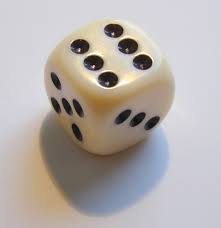
#> input picture test.jpg, 221 x 228 px, found by its file name
$ python cv2.inRange.py
#> lines starting #> are read from the running program, lines starting #| are printed output that depends on the picture; after the words box and inside, x2 and y2 are one past the last pixel; in counts of white or black regions, pixels touching at a corner belong together
import cv2
import numpy as np

###### image filter ######

frame = cv2.imread('/Users/dlrlseong/python/test.jpg')
#> frame is the input picture: shape (228, 221, 3); mean B, G, R 170.8, 173.8, 180.5
# It converts the BGR color space of image to HSV color space
hsv = cv2.cvtColor(frame, cv2.COLOR_BGR2HSV)
#> hsv: shape (228, 221, 3); mean H, S, V 76, 33.6, 186

# Threshold of blue in HSV space
lower_blue = np.array([60, 35, 140])
upper_blue = np.array([180, 255, 255])

# preparing the mask to overlay
mask = cv2.inRange(hsv, lower_blue, upper_blue)
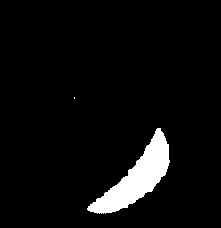
#> mask: shape (228, 221); 5.2% white; 2 white regions (1 under 20 px), largest, box (x1, y1, x2, y2) and area: (87, 128, 170, 214) 2604

# The black region in the mask has the value of 0,
# so when multiplied with original image removes all non-blue regions
result = cv2.bitwise_and(frame, frame, mask = mask)
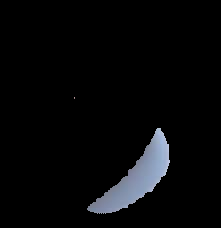
#> result: shape (228, 221, 3); mean B, G, R 9.3, 7.9, 7.3

cv2.imshow('frame', frame)
cv2.imshow('mask', mask)
cv2.imshow('result', result)

cv2.waitKey(0)

cv2.destroyAllWindows()

$ run again, with ex.png saved as test.jpg
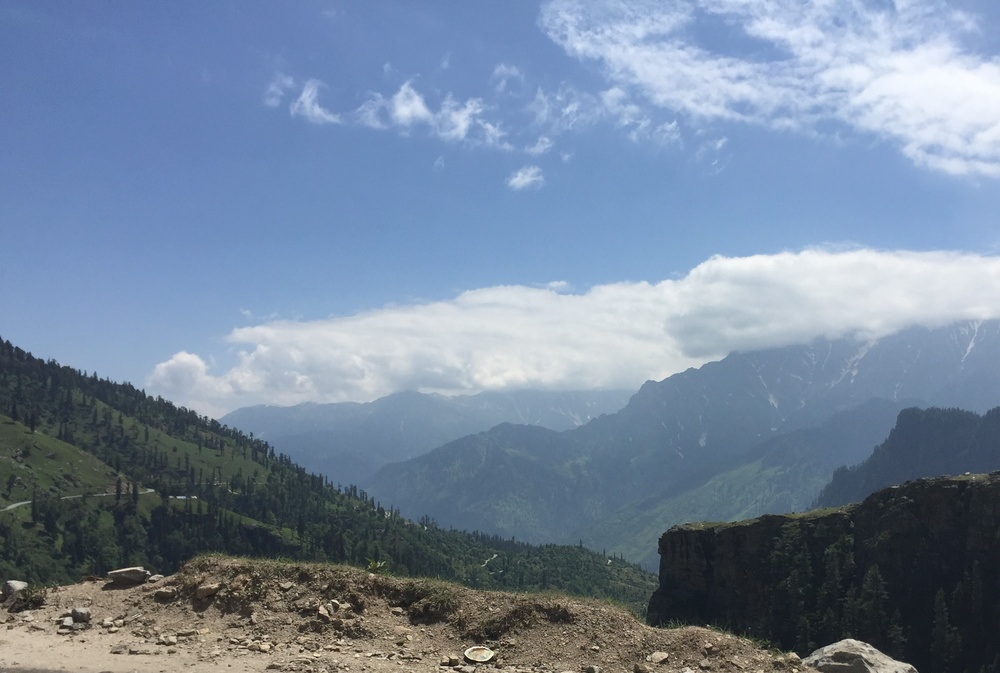
#> input picture ex.png, 1000 x 673 px, shrunk from 2700 x 1818 before the run, found by its file name
#> frame is the input picture: shape (673, 1000, 3); mean B, G, R 156.4, 134.2, 116.8
#> hsv: shape (673, 1000, 3); mean H, S, V 95, 72.5, 159.5
#> `mask = cv2.inRange(hsv, lower_blue, upper_blue)`:
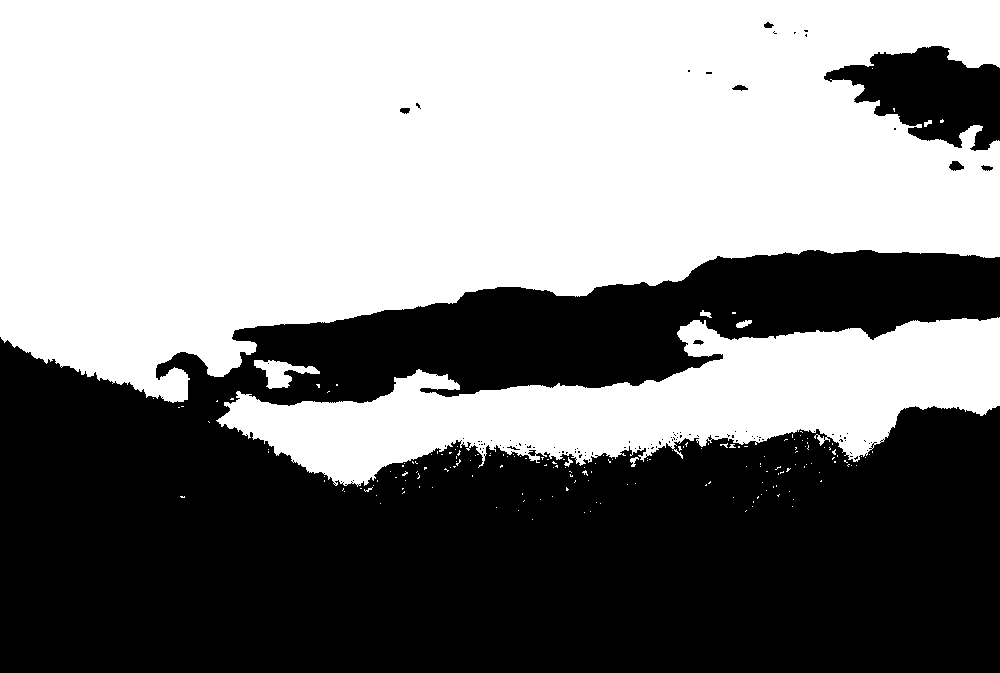
#> mask: shape (673, 1000); 53% white; 103 black regions (94 under 20 px), largest, box (x1, y1, x2, y2) and area: (0, 250, 1000, 673) 304819, (824, 46, 1000, 151) 10606, (949, 161, 964, 171) 100
#> `result = cv2.bitwise_and(frame, frame, mask = mask)`:
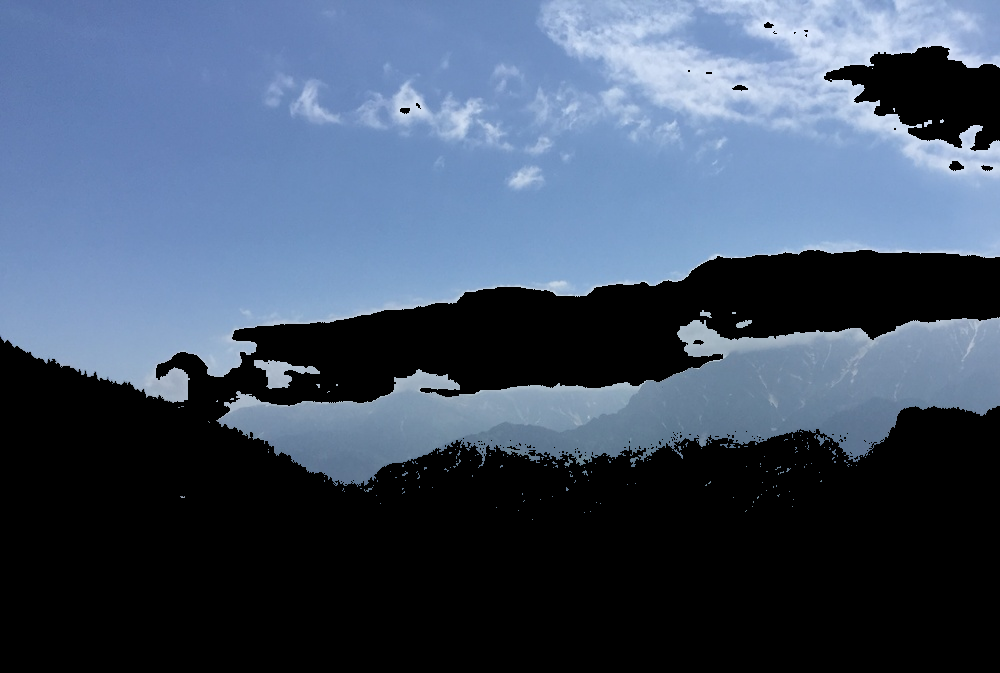
#> result: shape (673, 1000, 3); mean B, G, R 102.8, 81.6, 66.8
